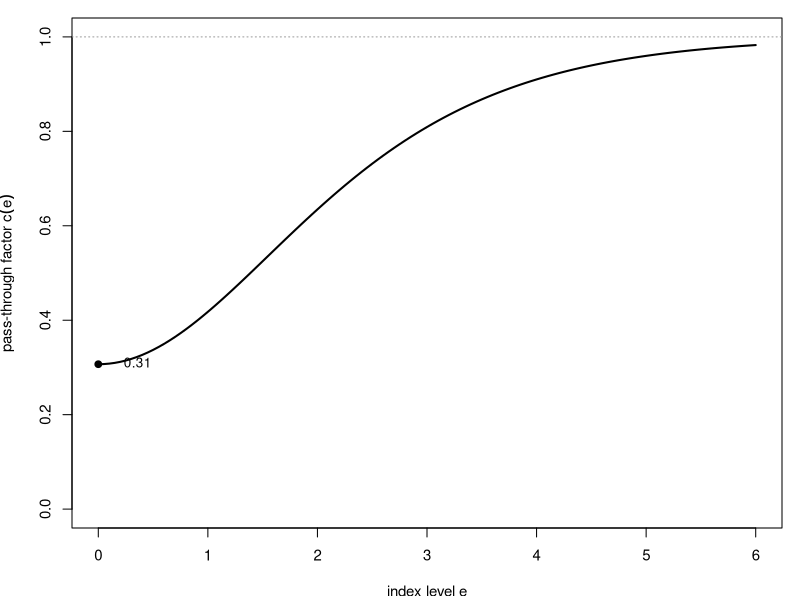

The R source for this figure:
## ---- chunk 1
#| label: surrogate-fwl-demo
#| echo: true
set.seed(1)
n <- 40000; theta <- 1.5
X <- rnorm(n)
D <- rbinom(n, 1, plogis(0.8 * X))        # treatment depends on a covariate
U <- theta * D + X + rlogis(n)            # latent utility (never observed)
Y <- as.integer(U > 0)                    # only the binary label is seen

V  <- predict(glm(Y ~ D + X, binomial))   # fitted latent index
Flo <- plogis(-V)                         # CDF of logistic(V) at the cutpoint 0
p  <- ifelse(Y == 1, Flo + runif(n) * (1 - Flo), runif(n) * Flo)
S  <- V + qlogis(pmin(pmax(p, 1e-9), 1 - 1e-9))   # truncated-logistic surrogate

rD  <- resid(lm(D ~ X))                   # partial the covariate out of D
fwl <- function(z) sum(rD * resid(lm(z ~ X))) / sum(rD^2)
round(c(glm       = unname(coef(glm(Y ~ D + X, binomial))["D"]),
        oracle    = fwl(U),               # FWL on the true utility
        surrogate = fwl(S)), 3)           # FWL on the surrogate completion
## ---- chunk 2
#| label: fig-passthrough
#| echo: false
#| fig-width: 5
#| fig-height: 2.6
#| fig-cap: "Pass-through factor $c(e)$ under a logistic link. Imputation-model error at signal level $e$ reaches $\\hat\\theta$ multiplied by $c(e)$, which climbs from about 0.31 at $e=0$ toward 1 as the signal grows: the truncation self-corrects when $Y$ is informative and stops doing so once $Y$ is near-deterministic. Averaging $c$ over the index distribution gives the $\\bar c_1$ quoted in the text."
mu_plus  <- function(e) integrate(function(w) w * dlogis(w), -e, Inf)$value / plogis(e)
mu_minus <- function(e) integrate(function(w) w * dlogis(w), -Inf, -e)$value / plogis(-e)
ce <- function(e) 1 - dlogis(e) * (mu_plus(e) - mu_minus(e))
e <- seq(0, 6, by = 0.05)
cval <- sapply(e, ce)
par(mar = c(4, 4, 1, 1), cex = 0.9)
plot(e, cval, type = "l", lwd = 2, ylim = c(0, 1),
     xlab = "index level e", ylab = expression("pass-through factor " * c(e)))
abline(h = 1, lty = 3, col = "grey60")
points(0, ce(0), pch = 19)
text(0.15, ce(0), sprintf("%.2f", ce(0)), pos = 4, cex = 0.9)
